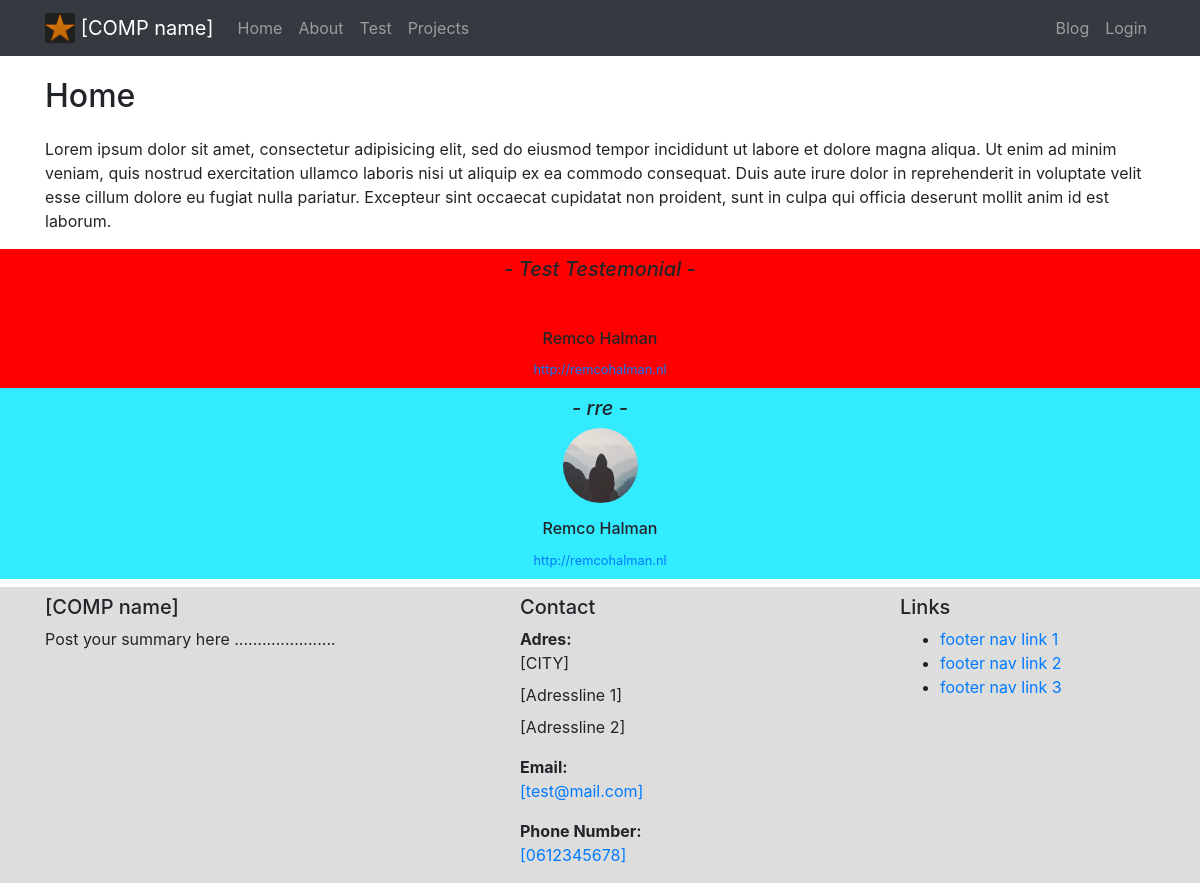
The page / on the database its author committed.
### website/models.py (models this page shows, shortened)
class Page(models.Model):
    title = models.CharField(max_length=100)
    slug = models.SlugField()
    content = HTMLField(null=True, blank=True)
    background_image = models.ImageField(upload_to='page_bg_images/%Y/', max_length=255, null=True, blank=True,
                                validators=[FileExtensionValidator(allowed_extensions=['jpg', 'png', 'jpeg', 'gif'])])
    date = models.DateTimeField(default=datetime.now,blank=True)
    author = models.ForeignKey(User, on_delete=models.CASCADE)

class Testimonial(models.Model):
    content = models.TextField()
    writer = models.CharField(max_length=100)
    verification_url = models.CharField(max_length=1000, validators=[URLValidator()])
    writer_profile_image = models.ImageField(upload_to='writer_testemonial_images/%Y/', max_length=255, default='default.jpg',
                                validators=[FileExtensionValidator(allowed_extensions=['jpg', 'png', 'jpeg', 'gif'])])
    backgroundColor = ColorField(default='#fff')

### website/views.py (the view)
# urls.py: path('', Home, name='home'),
def Home(request):
    context = {
        'home': Page.objects.get(pk=1),
        'testimonials': Testimonial.objects.all(),
        'title': 'Home',
    }
    return render(request, "home.html", context)

### website/processors.py (called while the page is built)
def COMPdata(request):
    COMP_data = {
        'name' : f"{COMP_NAME}",
        'phone' : f"{COMP_PHONE}",
        'email' : f"{COMP_EMAIL}",
        'city' : f"{CITY}",
        'adres1' : f"{ADDRESS_LINE_1}",
        'adres2' : f"{ADDRESS_LINE_2}",
        'summary' : f"{SUMMARY}",
        }
    return {'COMP': COMP_data}

### templates/home.html
{% extends "base.html" %}
{% load staticfiles %}
{% block content %}
    <h1>{{ home.title }}</h1>
    <p>{{ home.content }}</p>
{% endblock %}
{% block testimonials_roulette %}
    {% for testimonial in testimonials %}
        <div class="container-fluid testimonial" style="background-color:{{ testimonial.backgroundColor }};">
            <div class="container text-center py-2">
              <div class="">
                  <i><h5 class="text-center">- {{testimonial.content}} -</h5></i>
                  <p><img src="{{ testimonial.writer_profile_image.url }}" class="rounded-circle" alt="" width="75"/></p>
                  <h6>{{testimonial.writer}}</h6>
                  <small><a href="#">{{testimonial.verification_url}}</a></small>
              </div>
            </div>
        </div>
    {% endfor %}
{% endblock %}

### rows shown on the page
Page: title "Home", content "Lorem ipsum dolor sit amet, consectetur adipisicing elit, sed do eiusmod tempor incididunt ut labore et dolore magna aliqua. Ut enim ad minim veniam, quis nostrud exercitation ullamco laboris nisi ut aliquip ex ea commodo consequat. Duis aute irure dolor in reprehenderit in voluptate velit esse cillum dolore eu fugiat nulla pariatur. Excepteur sint occaecat cupidatat non proident, sunt in culpa qui officia deserunt mollit anim id est laborum."
Testimonial: content "Test Testemonial", writer "Remco Halman", verification_url "http://remcohalman.nl"
Testimonial: content "rre", writer_profile_image (placeholder picture), writer "Remco Halman", verification_url "http://remcohalman.nl"

### other values the page prints
{{ COMP.name }} "[COMP name]"
{{ COMP.summary }} "Post your summary here ......................"
{{ COMP.city }} "[CITY]"
{{ COMP.adres1 }} "[Adressline 1]"
{{ COMP.adres2 }} "[Adressline 2]"
{{ COMP.email }} "[test@mail.com]"
{{ COMP.phone }} "[0612345678]"
